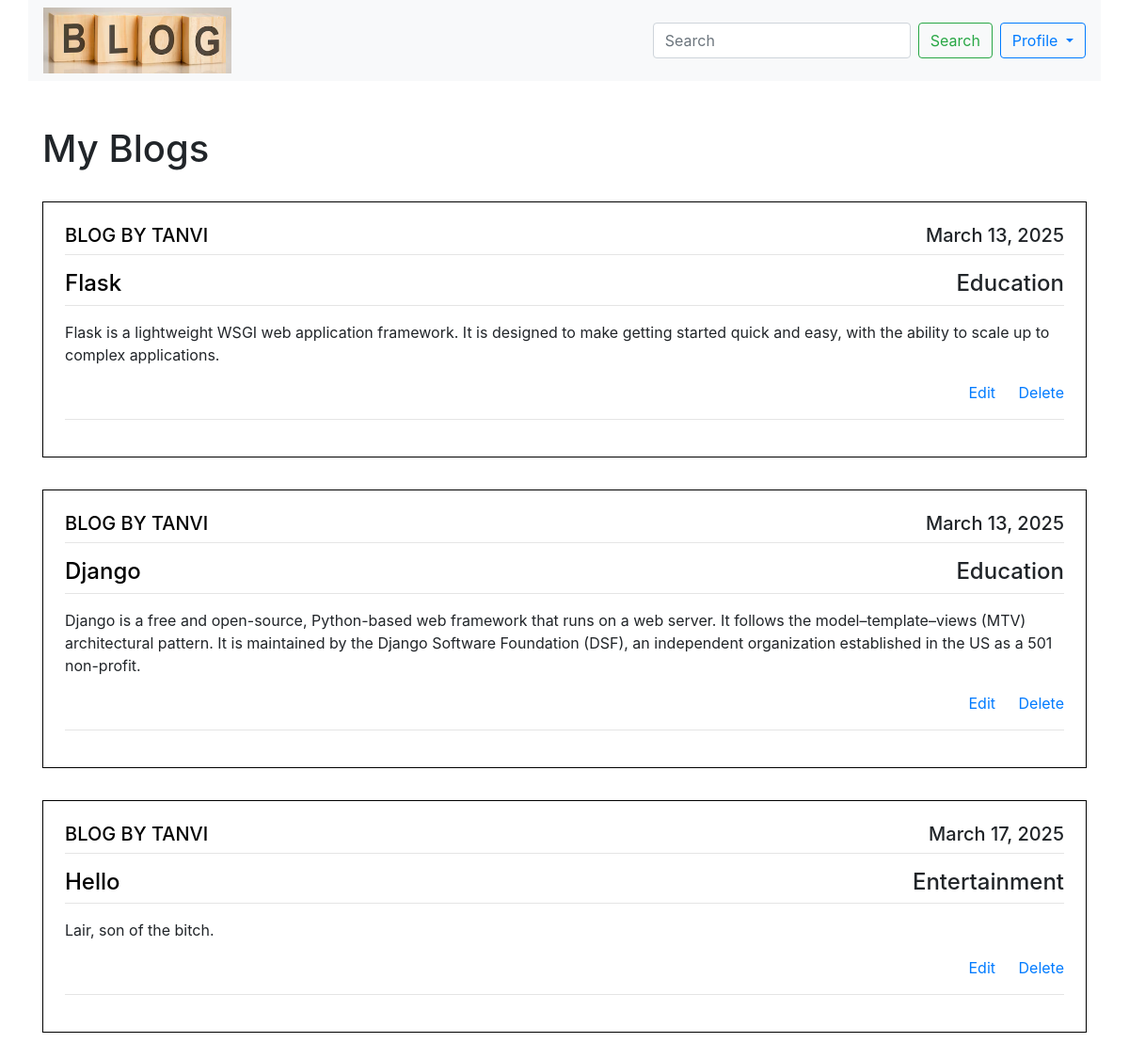
The page /mypost/ (signed in) on the database its author committed.
### blog/models.py (models this page shows, shortened)
class SoftDelete(models.Model):
    is_deleted = models.BooleanField(default=False)
    everything = models.Manager()
    objects = NonDeleted()
    class Meta:
        abstract = True

class Post(SoftDelete):
    post_id = models.IntegerField(primary_key=True)
    title = models.CharField(max_length=100)
    category = models.CharField(max_length=100)
    content = models.TextField()
    date_posted = models.DateTimeField(default=timezone.now)
    author = models.ForeignKey(User, on_delete=models.CASCADE)
    updated_time = models.DateTimeField(default=timezone.now)

### blog/views.py (the view)
# urls.py: path('mypost/', MyPost.as_view(), name='mypost'),
class MyPost(LoginRequiredMixin, View):
    def get(self, request):
        context = {
            'posts': Post.objects.filter(author= request.user)
        }
        return render(request, 'blog/mypost.html', context)

### blog/models.py (called while the page is built)
    def get_queryset(self):
        return super().get_queryset().filter(is_deleted=False)

### blog/templates/blog/mypost.html (shortened to what this page needs)
{% extends 'blog/base.html' %}
{% block content %}
{% load static %}
<div class="container custom-container">
    <nav class="navbar navbar-expand-lg navbar-light bg-light w-100">
        <div class="collapse navbar-collapse" id="navbarSupportedContent">
            <ul class="navbar-nav mr-auto ">
                <li><a href="/home"><img src="{% static 'image/blog1.png' %}" width="200" height="70" alt=""></a></li>
            </ul>
            <div>
                <form method="get" action="/search" class="form-inline my-2 my-lg-0 m-2">
                    <input class="form-control mr-sm-2" type="search" placeholder="Search" aria-label="Search" name="search" id="search">
                    <button class="btn btn-outline-success my-4 my-sm-0" href="/search" type="submit">Search</button>
                </form>
            </div>
            <form class="form-inline my-2 my-lg-0">
                <div class="dropdown">
                    <button class="btn btn-outline-primary dropdown-toggle" type="button" id="dropdownMenuButton"
                        data-toggle="dropdown" aria-haspopup="true" aria-expanded="false">
                        Profile
                    </button>
                </div>
            </form>
        </div>
    </nav>
    <br>
    <br>
    <div class="container custom-container" style="max-width: 1350px; ">
        <h1>My Blogs </h1>
        <br>
        {% for post in posts %}
        <article class="media content-section">
            <div class="media-body" style="border: 1px solid black; padding: 23px; margin-bottom: 10px;">
                <div class="article-metadata">
                    <h5 class="text-uppercase" style="text-align:left;float:left; color: #000000;"> Blog by {{ post.author }}</h5>
                    <h5 style="text-align:right;float:right;">{{ post.date_posted|date:"F d, Y" }}</h5>
                    <hr style="clear:both;" />
                </div>
                <h4 style="text-align:left;float:left; color: #000000;">{{ post.title }}</h4>
                <h4 style="text-align:right;float:right;">{{ post.category }}</h4>
                <hr style="clear:both;" />
                <p class="article-content">{{ post.content }}</p>
                <p style="text-align:right;float:right;">
                    <a href="update/{{post.post_id}}/" class="my-2" style="margin-right: 20px;">Edit</a>
                    <a href="delete/{{post.post_id}}/" class="my-2">Delete</a>
                </p>
                <hr style="clear:both;" />
            </div>
        </article>
        <br>
        {% endfor %}
    </div>
</div>
{% endblock %}

### blog/templates/blog/base.html (style rules this page uses)
.custom-container { max-width: 1450px; }

### rows shown on the page
Post: author "TANVI", date_posted "March 13, 2025", title "Flask", category "Education", content "Flask is a lightweight WSGI web application framework. It is designed to make getting started quick and easy, with the ability to scale up to complex applications."
Post: author "TANVI", date_posted "March 13, 2025", title "Django", category "Education", content "Django is a free and open-source, Python-based web framework that runs on a web server. It follows the model–template–views (MTV) architectural pattern. It is maintained by the Django Software Foundation (DSF), an independent organization established in the US as a 501 non-profit."
Post: author "TANVI", date_posted "March 17, 2025", title "Hello", category "Entertainment", content "Lair, son of the bitch."
